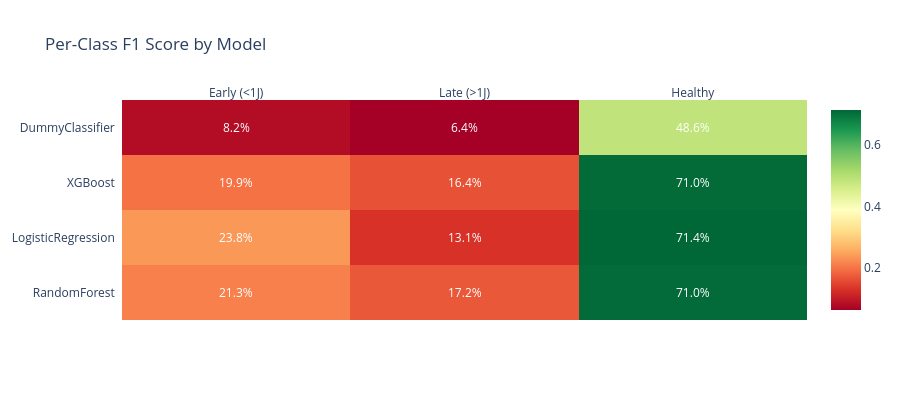

The notebook cell saved with this chart:
### Markdown cell above
## 4.3 Per-Class F1 Comparison

### Code cell
# ── Per-Class F1: Heatmap ──
class_cols = {
    'Early (<1J)': 'f1_early_mean', 
    'Late (>1J)': 'f1_late_mean', 
    'Healthy': 'f1_healthy_mean'
}

# Matrix aufbauen
heatmap_data = []
models_sorted = df_summary.sort_values('f1_mean', ascending=False)['model'].tolist()

for model in models_sorted:
    row = df_summary[df_summary['model'] == model].iloc[0]
    heatmap_data.append([row[col] for col in class_cols.values()])

z = np.array(heatmap_data)
annot = [[f"{v:.1%}" for v in row] for row in z]

fig4 = ff.create_annotated_heatmap(
    z, 
    x=list(class_cols.keys()), 
    y=models_sorted,
    annotation_text=annot,
    colorscale='RdYlGn',
    showscale=True
)
fig4.update_layout(
    title='Per-Class F1 Score by Model',
    template='plotly_white',
    height=400
)
show_and_save(fig4, "benchmark_per_class_heatmap")

### Figure 1 — Plotly figure (JSON) as saved in the notebook; plotly's stock layout.template omitted (floating-point values rounded to 4 significant figures)
{"data": [{"colorscale": [[0, "rgb(165,0,38)"], [0.1, "rgb(215,48,39)"], [0.2, "rgb(244,109,67)"], [0.3, "rgb(253,174,97)"], [0.4, "rgb(254,224,139)"], [0.5, "rgb(255,255,191)"], [0.6, "rgb(217,239,139)"], [0.7, "rgb(166,217,106)"], [0.8, "rgb(102,189,99)"], [0.9, "rgb(26,152,80)"], [1, "rgb(0,104,55)"]], "reversescale": false, "showscale": true, "type": "heatmap", "x": ["Early (<1J)", "Late (>1J)", "Healthy"], "y": ["RandomForest", "LogisticRegression", "XGBoost", "DummyClassifier"], "z": [[0.2135, 0.1722, 0.7103], [0.2384, 0.1307, 0.7143], [0.1993, 0.1639, 0.7105], [0.08208, 0.06405, 0.4856]]}], "layout": {"annotations": [{"font": {"color": "#FFFFFF"}, "showarrow": false, "text": "21.3%", "x": "Early (<1J)", "xref": "x", "y": "RandomForest", "yref": "y"}, {"font": {"color": "#FFFFFF"}, "showarrow": false, "text": "17.2%", "x": "Late (>1J)", "xref": "x", "y": "RandomForest", "yref": "y"}, {"font": {"color": "#FFFFFF"}, "showarrow": false, "text": "71.0%", "x": "Healthy", "xref": "x", "y": "RandomForest", "yref": "y"}, {"font": {"color": "#FFFFFF"}, "showarrow": false, "text": "23.8%", "x": "Early (<1J)", "xref": "x", "y": "LogisticRegression", "yref": "y"}, {"font": {"color": "#FFFFFF"}, "showarrow": false, "text": "13.1%", "x": "Late (>1J)", "xref": "x", "y": "LogisticRegression", "yref": "y"}, {"font": {"color": "#FFFFFF"}, "showarrow": false, "text": "71.4%", "x": "Healthy", "xref": "x", "y": "LogisticRegression", "yref": "y"}, {"font": {"color": "#FFFFFF"}, "showarrow": false, "text": "19.9%", "x": "Early (<1J)", "xref": "x", "y": "XGBoost", "yref": "y"}, {"font": {"color": "#FFFFFF"}, "showarrow": false, "text": "16.4%", "x": "Late (>1J)", "xref": "x", "y": "XGBoost", "yref": "y"}, {"font": {"color": "#FFFFFF"}, "showarrow": false, "text": "71.0%", "x": "Healthy", "xref": "x", "y": "XGBoost", "yref": "y"}, {"font": {"color": "#FFFFFF"}, "showarrow": false, "text": "8.2%", "x": "Early (<1J)", "xref": "x", "y": "DummyClassifier", "yref": "y"}, {"font": {"color": "#FFFFFF"}, "showarrow": false, "text": "6.4%", "x": "Late (>1J)", "xref": "x", "y": "DummyClassifier", "yref": "y"}, {"font": {"color": "#FFFFFF"}, "showarrow": false, "text": "48.6%", "x": "Healthy", "xref": "x", "y": "DummyClassifier", "yref": "y"}], "height": 400, "title": {"text": "Per-Class F1 Score by Model"}, "xaxis": {"dtick": 1, "gridcolor": "rgb(0, 0, 0)", "side": "top", "ticks": ""}, "yaxis": {"dtick": 1, "ticks": "", "ticksuffix": "  "}}}
